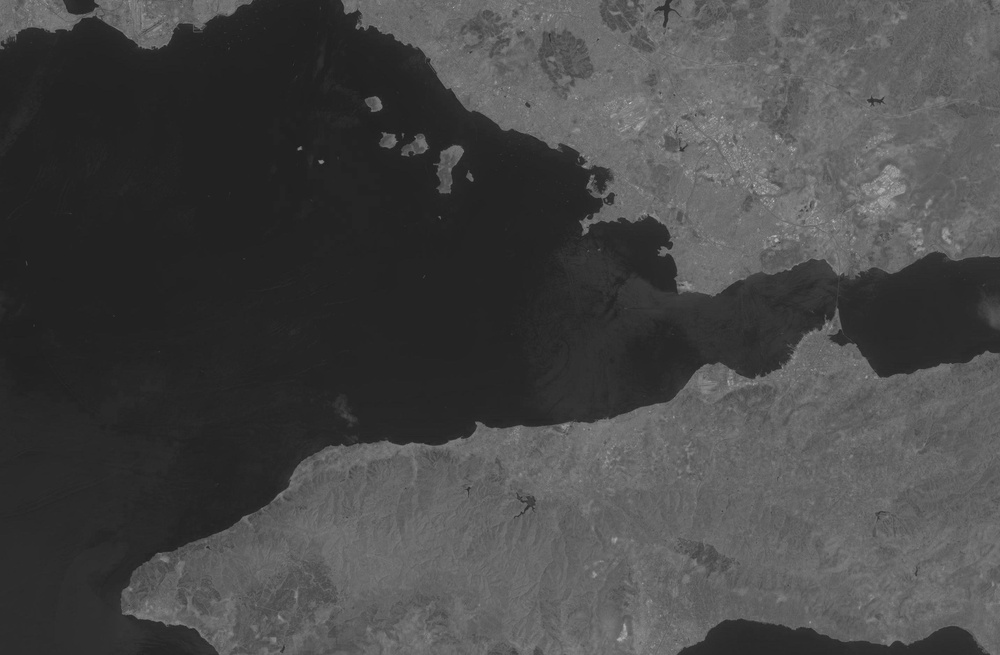
#> input picture 2019-R.jpg, 1000 x 655 px, shrunk from 2864 x 1876 before the run
$ python remote-sensing.py
#> lines starting #> are read from the running program, lines starting #| are printed output that depends on the picture
from PIL import Image
import numpy as np

# Band 3
red19 = Image.open("2019-R.jpg")
#> red19 is the input picture: PIL image 1000x655 RGB; min 26, max 195, mean 71.1
array_red19 = np.array(red19, dtype=np.uint8)

# Band 2
green19 = Image.open("2019-G.jpg")
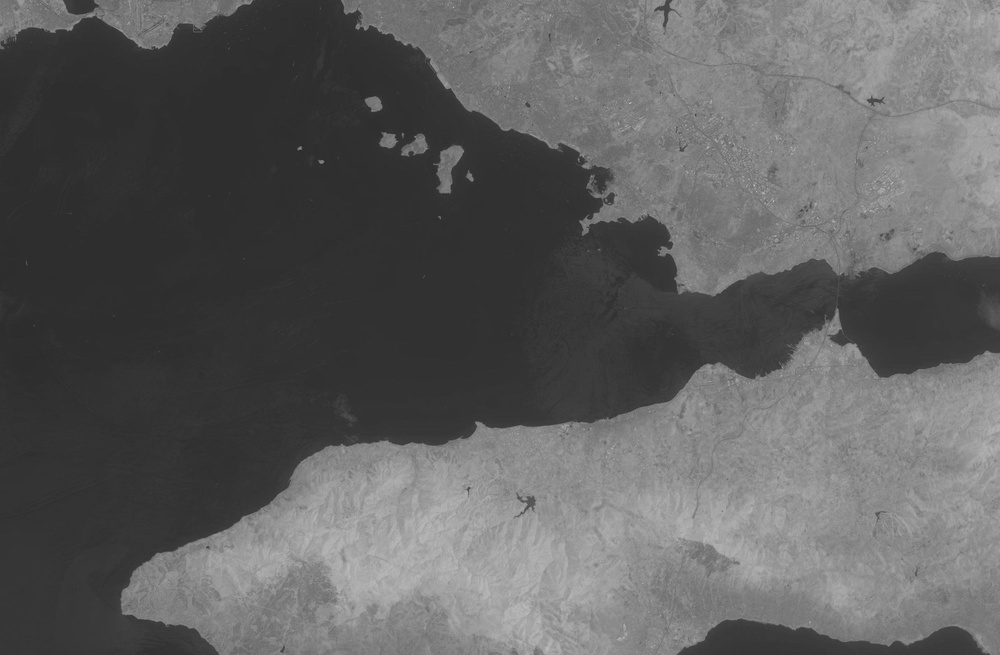
#> input picture 2019-G.jpg, 1000 x 655 px, shrunk from 2864 x 1876 before the run
#> green19 is the input picture: PIL image 1000x655 RGB; min 33, max 195, mean 95
array_green19 = np.array(green19, dtype=np.uint8)

# Thermal Band
tir19 = Image.open("2019-TIR.jpg")
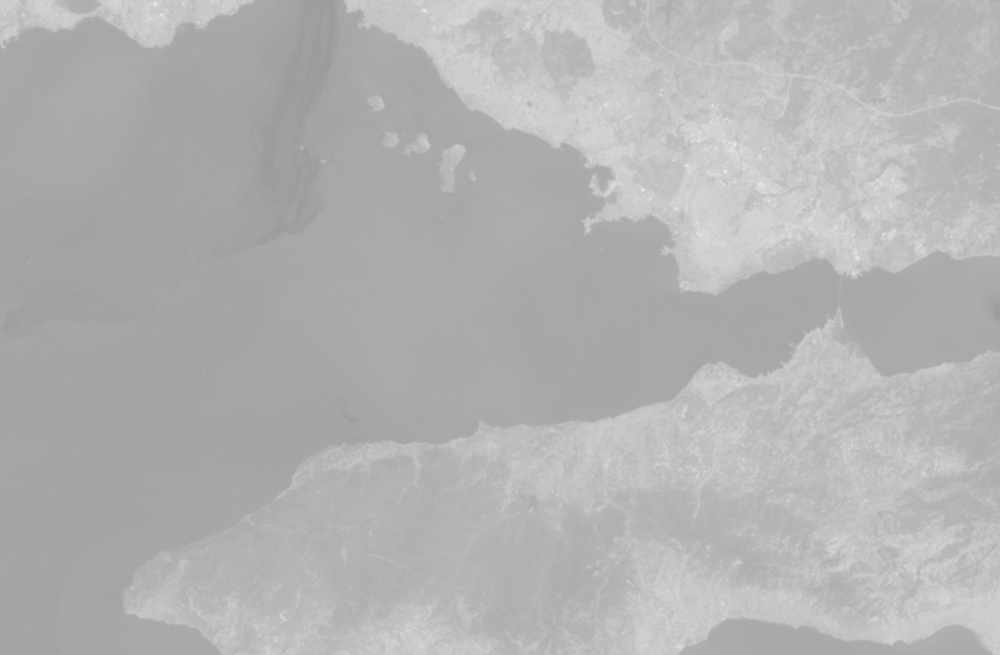
#> input picture 2019-TIR.jpg, 1000 x 655 px, shrunk from 2864 x 1876 before the run
#> tir19 is the input picture: PIL image 1000x655 RGB; min 154, max 244, mean 178.6
array_tir19 = np.array(tir19, dtype=np.uint8)

# Result Image
image_array = array_red19

# threshold value on thermal band
thres = 200

def thermal_filter(img, g, r, tir, thres):
    for height in range(len(img)):
        for width in range(len(img[0])):
            img[height][width][2] = g[height][width][1]
            img[height][width][1] = r[height][width][0]
            if(tir[height][width][0] >= thres):
                img[height][width][0] = tir[height][width][0]


#> (the run stopped early here; a loop or call above may not have finished)
